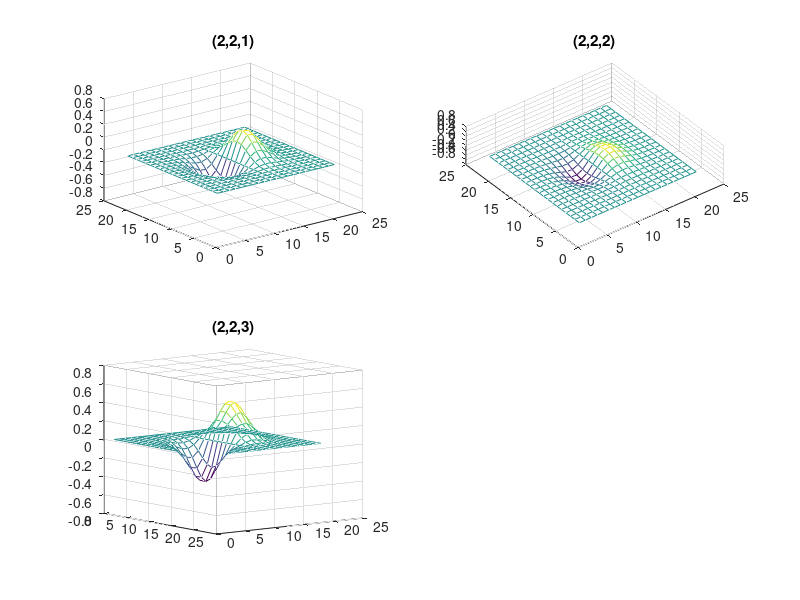

The MATLAB source for this figure:
% Timothy Smith
% 5/5/2016
[x y]=meshgrid(-3:0.3:3);
z=x.*exp(-x.^2 -y.^2);
subplot(2,2,1)
mesh(z),title('(2,2,1)')
subplot(2,2,2)
mesh(z)
view(-37.5,70), title('(2,2,2)')
subplot(2,2,3)
mesh(z)
view(37.5,-10), title('(2,2,3)')